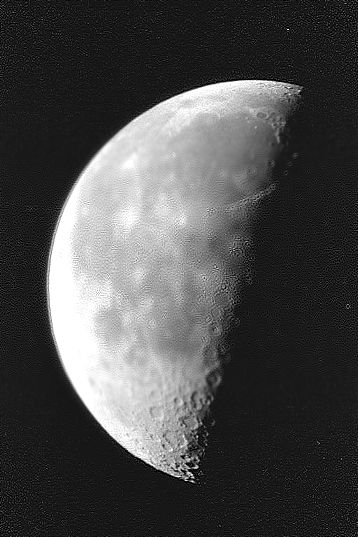
#> input picture mmn12/images/moon_sharpened_image.png, 358 x 537 px, given in place of lena.png, which was not available
$ python q1.py
#> lines starting #> are read from the running program, lines starting #| are printed output that depends on the picture; pictures that were not available may be replaced by others from this repository, and a replacement may not be noted
#> in main, image is the input picture: shape (537, 358); min 0, max 255, mean 74.7
"""
q1.py - contains the solution for question 1 of mmn 12 - Image Processing 2024c.

The scripts taken in a gray-scaled image, applies the Laplacian filter to the image
and then plots and saves the output.

Run this script with the following command:
```bash
python q1.py -h
```

The script uses the following libraries:
    - cv2
    - numpy
    - matplotlib

Please make sure to install the libraries before running the script.

@Author: Ofir Paz
@Version: 03.08.2024
"""

# ================================== Imports ================================= #
import os
import argparse
from pathlib import Path
import cv2 as cv
import numpy as np
import matplotlib.pyplot as plt
# ============================== End Of Imports ============================== #


# ================================= Functions ================================ #
def init_argparse() -> argparse.ArgumentParser:

    """
    Initialize the argument parser for the script.

    Returns:
        The argument parser.
    """
    parser = argparse.ArgumentParser(description="Question 3 - Image Processing 2024c")
    parser.add_argument("--file_name", "-f", type=str,
                        default=Path(os.path.dirname(__file__), r"images\lena.png"),
                        help="The relative or absolute path of the image file to process. "
                             "Default: images\\lena.png")
    parser.add_argument("--multiplier", "-c", type=float, default=-1,
                        help="The constant to multiply the Laplacian filter by. Default is -1.")
    return parser


def show_comparison(before_image: np.ndarray, after_image: np.ndarray) -> None:
    """
    Show a comparison between two images.

    Args:
        before_image (np.ndarray): The image before processing.
        after_image (np.ndarray): The image after processing.

    Returns:
        None
    """
    plt.figure(figsize=(10, 5))
    plt.subplot(1, 2, 1)
    plt.imshow(before_image, cmap="gray")
    plt.title("Original Image")
    plt.axis("off")

    plt.subplot(1, 2, 2)
    plt.imshow(after_image, cmap="gray")
    plt.title("Sharpened Image")
    plt.axis("off")

    plt.tight_layout()
    plt.show()


def apply_laplacian_filter(image: np.ndarray, c: float = -1) -> np.ndarray:
    """
    Apply the Laplacian filter in the frequency domain to the image.

    Args:
        image (np.ndarray): The image to process.
        c (float): The constant to multiply the Laplacian filter by.

    Returns:
        np.ndarray: The image after applying the Laplacian filter.
    """
#> called with c = -1
    P, Q = image.shape
#> P = 537; Q = 358
    image = image / 255.0  # Normalize the image to [0, 1].

    # D_uv is the distance function, Eq. (4-112)
    D_uv = np.sqrt(np.square(np.arange(P) - P / 2)[:, None] + np.square(np.arange(Q) - Q / 2)[None, :])

    F_uv = np.fft.fftshift(np.fft.fft2(image))
    H_uv = -4 * np.square(np.pi) * np.square(D_uv)  # Eq. (4-124)
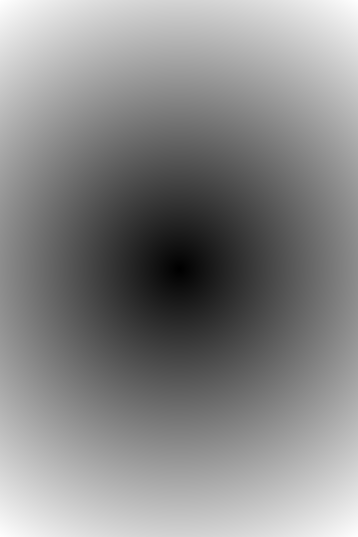
#> D_uv: shape (537, 358) float64; min 0.5, max 322.7, mean 173.3; drawn with min black and max white
    laplacian = np.fft.ifft2(np.fft.fftshift(H_uv * F_uv))  # Eq. (4-125)
    laplacian = laplacian.real  # Take the real part of the Laplacian filter.
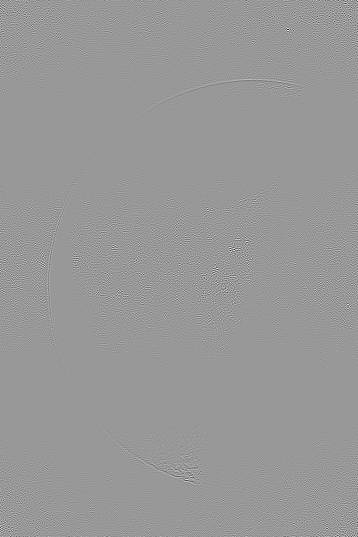
#> laplacian: shape (537, 358) float64; min -1087128.3, max 731573.2, mean 0.9; drawn with min black and max white
    laplacian /= np.max(np.abs(laplacian))  # Normalize the Laplacian filter to [-1, 1].
    sharpened_image = image + c * laplacian  # Eq. (4-126)
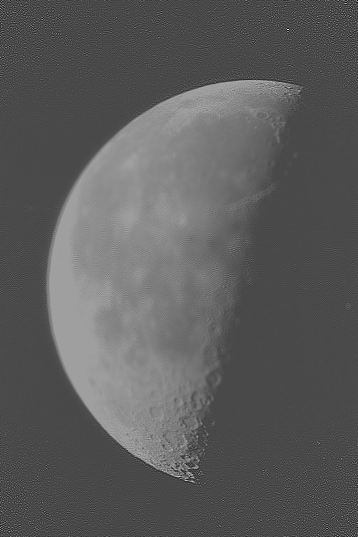
#> sharpened_image: shape (537, 358) float64; min -0.673, max 2, mean 0.293; drawn with min black and max white

    # Make the image positive
    sharpened_image = sharpened_image - min(np.min(sharpened_image), 0)

    # Normalize to [0, 255]
    sharpened_image = (225 * (sharpened_image / np.max(sharpened_image))).astype(np.uint8)

    return sharpened_image
# ============================= End Of Functions ============================= #


# =================================== Main =================================== #
def main(args: argparse.Namespace) -> None:
    """
    The main function of the script.

    Args:
        args (argparse.Namespace): The arguments for the script.

    Returns:
        None
    """
    image = cv.imread(os.path.abspath(args.file_name), cv.IMREAD_GRAYSCALE)
    if image is None:
        raise FileNotFoundError(f"Could not find the image file: {os.path.abspath(args.file_name)}")

    sharpened_image = apply_laplacian_filter(image, c=args.multiplier)
    show_comparison(image, sharpened_image)
#> in show_comparison, `plt.show()`:
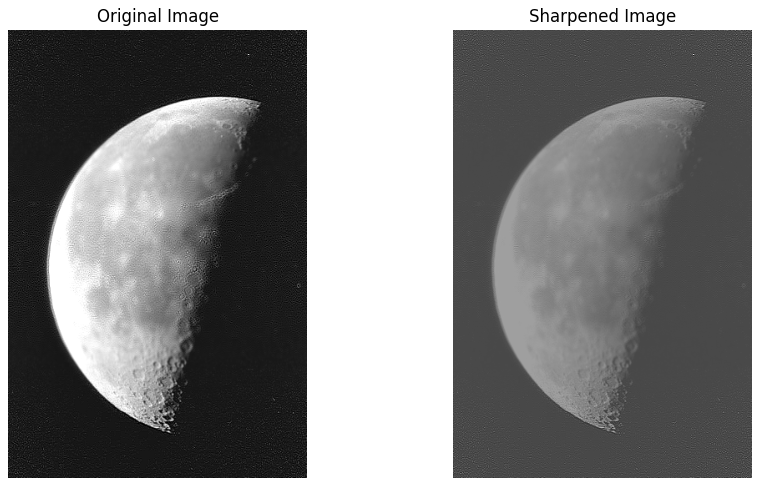
#> figure drawn by matplotlib, 2 panels

    image_folder = Path(args.file_name).parent
    image_name = os.path.splitext(os.path.basename(args.file_name))[0]
    cv.imwrite(str(image_folder / rf"{image_name}_sharpened_image.png"), sharpened_image)


if __name__ == "__main__":
    parser = init_argparse()
    args = parser.parse_args()
    main(args)
# ================================ End Of Main ================================ #
